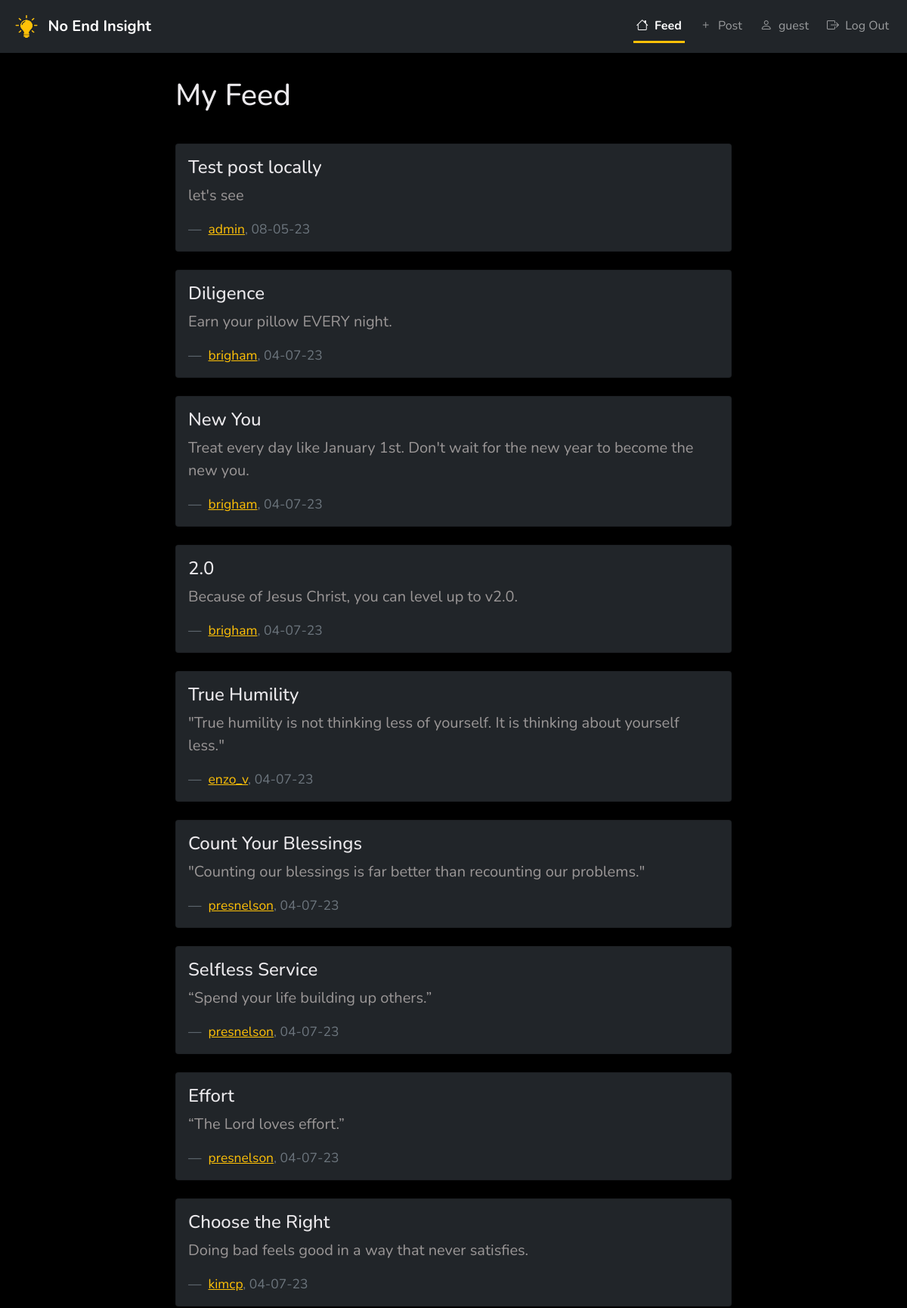
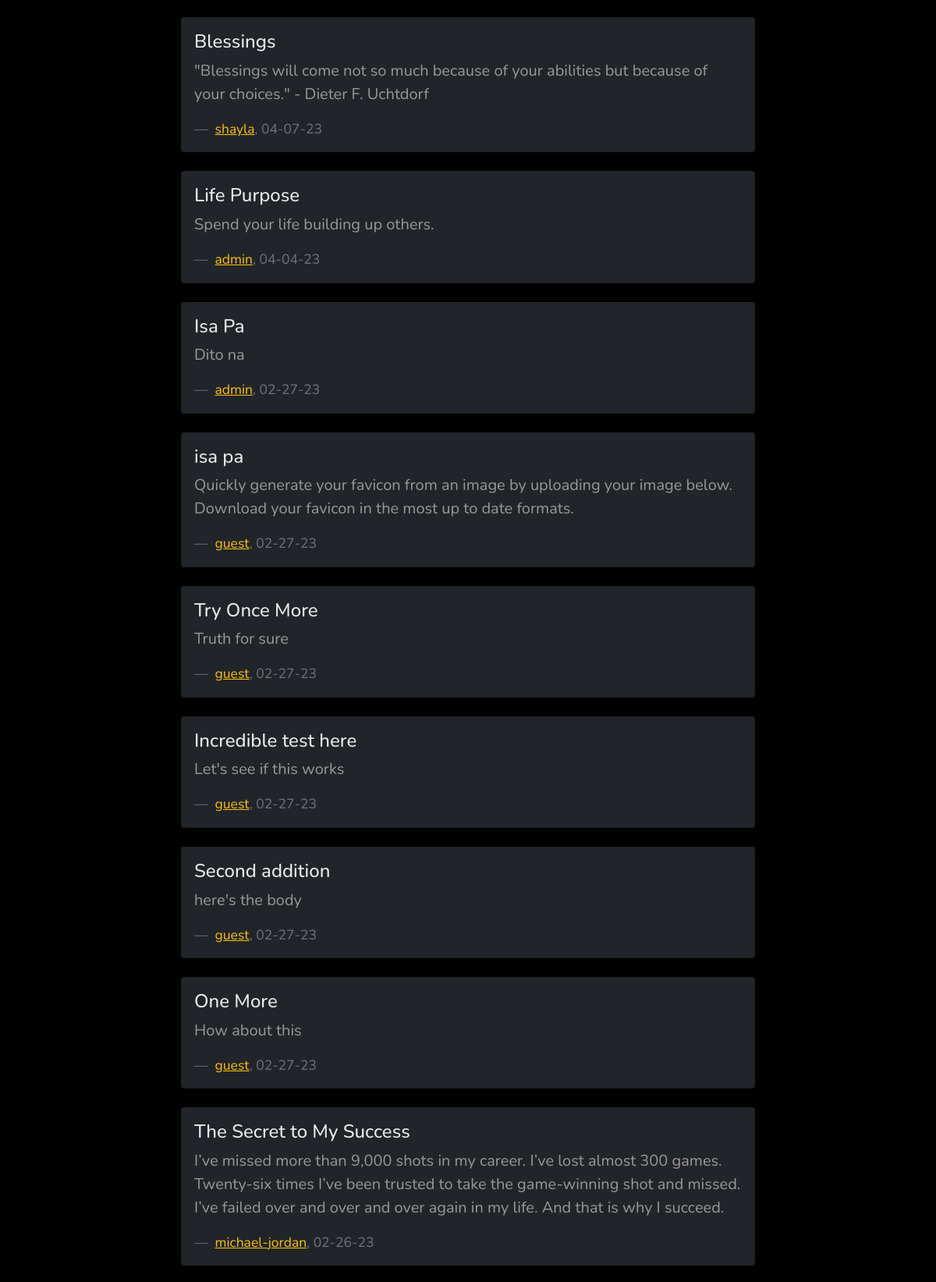
The app's page / (signed in, upper part) with its own data (2 pictures, top to bottom).
### app.py (models this page shows)
class User(db.Model):
    id = db.Column(db.Integer, primary_key=True, nullable=False)
    username = db.Column(db.String(50), unique=True, nullable=False)
    password = db.Column(db.String(50), nullable=False)
    bio = db.Column(db.String(300))
    insights = db.relationship("Insight", backref="author")

class Insight(db.Model):
    id = db.Column(db.Integer, primary_key=True, nullable=False)
    title = db.Column(db.String(50), nullable=False)
    body = db.Column(db.Text, nullable=False)
    date = db.Column(db.DateTime, nullable=False, default=datetime.utcnow)
    author_id = db.Column(db.Integer, db.ForeignKey("user.id"))

### app.py (the view)
@app.route("/")
def index():
    auth_user = getAuthUserFromSession()
    if auth_user:
        all_insights = Insight.query.order_by(Insight.date.desc()).all()
        return render_template("feed.html", auth_user=auth_user, insights=all_insights)
    messages = get_flashed_messages()
    return render_template("login.html", auth_user=auth_user, messages=messages)

### app.py (called while the page is built)
def getAuthUserFromSession():
    user_id = session.get('user_id')
    if not user_id:
        return None
    return User.query.get(user_id)

### templates/feed.html
{% extends "layout.html" %} {% block nav_items %}
<a class="nav-link px-1 mx-2 active" href="{{ url_for('index') }}">
  <i class="bi bi-house me-1"></i>
  <span>Feed</span>
</a>
<a class="nav-link px-1 mx-2" href="{{ url_for('post') }}">
  <i class="bi bi-plus me-1"></i>
  <span>Post</span>
</a>
<a class="nav-link px-1 mx-2" href="{{ url_for('profile') }}">
  <i class="bi bi-person me-1"></i>
  <span>{{ auth_user.username }}</span>
</a>
<a class="nav-link px-1 mx-2" href="{{ url_for('api_logout') }}">
  <i class="bi bi-box-arrow-right me-1"></i>
  <span>Log Out</span>
</a>
{% endblock %} {% block content %}
<main class="content col-sm-12 col-md-8 mx-auto">
  <h1>My Feed</h1>
  <section class="pt-2">
    {% for insight in insights %}
    <div class="card bg-dark my-4">
      <div class="card-body">
        <h4 class="card-title">{{ insight.title }}</h4>
        <blockquote class="blockquote mb-0">
          <p class="dark-text">{{ insight.body }}</p>
          <footer class="blockquote-footer pt-3">
            <a href="{{ url_for('profile',username=insight.author.username) }}"
              >{{ insight.author.username }}</a
            >, {{ insight.date.strftime("%m-%d-%y") }}
          </footer>
        </blockquote>
      </div>
    </div>
    {% endfor %}
  </section>
</main>
{% endblock %}

### static/styles.css (style rules this page uses)
:root { --light-text-color: #ebe9ec; --dark-text-color: #9b9797; --navbar-footer-height: 70px; color-scheme: dark; }
html, body { font-family: 'Nunito', Helvetica, sans-serif; background: black; color: var(--light-text-color); height: 100%; margin: 0; }
a { color: var(--bs-warning); }
.active { font-weight: bold; border-bottom-width: 2; border-bottom: 3px solid var(--bs-warning); }
.content { padding: 2rem; min-height: calc( 100vh - var(--navbar-footer-height) - var(--navbar-footer-height) ); }
.dark-text { color: var(--dark-text-color); }

### records on screen
User: username "guest"
Insight: title "Test post locally", body "let's see", author.username "admin", date "08-05-23"
Insight: title "Diligence", body "Earn your pillow EVERY night.", author.username "brigham", date "04-07-23"
Insight: title "New You", body "Treat every day like January 1st. Don't wait for the new year to become the new you.", author.username "brigham", date "04-07-23"
Insight: title "2.0", body "Because of Jesus Christ, you can level up to v2.0.", author.username "brigham", date "04-07-23"
Insight: title "True Humility", body "\"True humility is not thinking less of yourself. It is thinking about yourself less.\"", author.username "enzo_v", date "04-07-23"
Insight: title "Count Your Blessings", body "\"Counting our blessings is far better than recounting our problems.\"", author.username "presnelson", date "04-07-23"
Insight: title "Selfless Service", body "“Spend your life building up others.”", author.username "presnelson", date "04-07-23"
Insight: title "Effort", body "“The Lord loves effort.”", author.username "presnelson", date "04-07-23"
Insight: title "Choose the Right", body "Doing bad feels good in a way that never satisfies.", author.username "kimcp", date "04-07-23"
Insight: title "Blessings", body "\"Blessings will come not so much because of your abilities but because of your choices.\" - Dieter F. Uchtdorf", author.username "shayla", date "04-07-23"
Insight: title "Life Purpose", body "Spend your life building up others.", author.username "admin", date "04-04-23"
Insight: title "Isa Pa", body "Dito na", author.username "admin", date "02-27-23"
Insight: title "isa pa", body "Quickly generate your favicon from an image by uploading your image below. Download your favicon in the most up to date formats.", author.username "guest", date "02-27-23"
Insight: title "Try Once More", body "Truth for sure", author.username "guest", date "02-27-23"
Insight: title "Incredible test here", body "Let's see if this works", author.username "guest", date "02-27-23"
Insight: title "Second addition", body "here's the body", author.username "guest", date "02-27-23"
Insight: title "One More", body "How about this", author.username "guest", date "02-27-23"
Insight: title "The Secret to My Success", body "I’ve missed more than 9,000 shots in my career. I’ve lost almost 300 games. Twenty-six times I’ve been trusted to take the game-winning shot and missed. I’ve failed over and over and over again in my life. And that is why I succeed.", author.username "michael-jordan", date "02-26-23"
